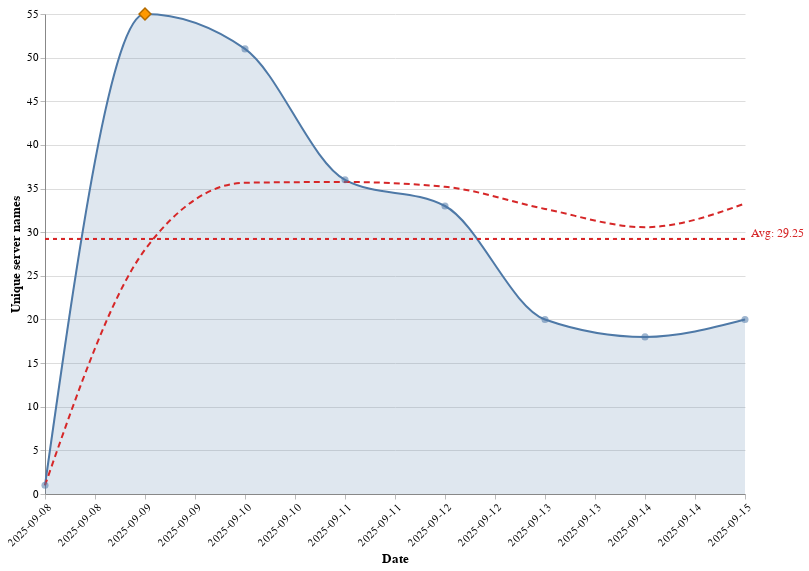

This figure's Vega-Lite source:
### Vega-Lite specification from a JSON file in a GitHub repository (floating-point values rounded to 4 significant figures)
{"$schema": "https://vega.github.io/schema/vega-lite/v5.json", "description": "Unique servers published per day (line + 7d moving average)", "background": "white", "width": 700, "height": 480, "data": {"values": [{"count": 1, "date": "2025-09-08"}, {"count": 55, "date": "2025-09-09"}, {"count": 51, "date": "2025-09-10"}, {"count": 36, "date": "2025-09-11"}, {"count": 33, "date": "2025-09-12"}, {"count": 20, "date": "2025-09-13"}, {"count": 18, "date": "2025-09-14"}, {"count": 20, "date": "2025-09-15"}]}, "transform": [{"window": [{"field": "count", "as": "ma7", "op": "mean"}], "frame": [-6, 0], "sort": [{"field": "date"}]}, {"joinaggregate": [{"field": "count", "as": "peakRow", "op": "argmax"}]}, {"sort": [{"field": "date"}], "window": [{"op": "row_number", "as": "rowNumber"}]}, {"joinaggregate": [{"field": "rowNumber", "as": "lastRow", "op": "max"}]}, {"as": "isLast", "calculate": "datum.rowNumber === datum.lastRow"}, {"as": "isPeak", "calculate": "datum.count === datum.peakRow.count ? true : false"}], "layer": [{"mark": {"interpolate": "monotone", "color": "#4e79a7", "type": "area", "opacity": 0.18}, "encoding": {"x": {"field": "date", "type": "temporal", "axis": {"title": "Date", "format": "%Y-%m-%d", "labelAngle": -45, "grid": false}}, "y": {"field": "count", "type": "quantitative", "axis": {"title": "Unique server names", "grid": true}}}}, {"mark": {"interpolate": "monotone", "strokeWidth": 2, "type": "line", "stroke": "#4e79a7"}, "encoding": {"x": {"field": "date", "type": "temporal"}, "y": {"field": "count", "type": "quantitative"}}}, {"mark": {"interpolate": "monotone", "strokeWidth": 2, "type": "line", "stroke": "#d62728", "strokeDash": [6, 4]}, "encoding": {"x": {"field": "date", "type": "temporal"}, "y": {"field": "ma7", "type": "quantitative"}}}, {"selection": {"hover": {"on": "mouseover", "type": "single", "empty": "none", "nearest": true}}, "encoding": {"tooltip": [{"field": "date", "type": "temporal", "title": "Date"}, {"field": "count", "type": "quantitative", "title": "Daily unique"}, {"field": "ma7", "type": "quantitative", "title": "7d avg"}], "y": {"field": "count", "type": "quantitative"}, "x": {"field": "date", "type": "temporal"}, "opacity": {"value": 0.55, "condition": {"value": 1, "selection": "hover"}}}, "mark": {"color": "#4e79a7", "filled": true, "type": "point", "size": 50}}, {"mark": {"strokeWidth": 1.5, "type": "point", "shape": "diamond", "filled": true, "stroke": "#b36b00", "size": 140, "color": "#ff9900"}, "encoding": {"tooltip": [{"field": "date", "type": "temporal", "title": "Peak date"}, {"field": "count", "type": "quantitative", "title": "Peak unique count"}], "y": {"field": "count", "type": "quantitative"}, "x": {"field": "date", "type": "temporal"}, "opacity": {"value": 0, "condition": {"test": "datum.isPeak == true", "value": 1}}}}, {"mark": {"strokeWidth": 1.5, "color": "#d62728", "type": "rule", "strokeDash": [4, 4]}, "encoding": {"y": {"datum": 29.25}}}, {"transform": [{"filter": "datum.isLast == true"}], "encoding": {"y": {"datum": 29.25}, "x": {"field": "date", "type": "temporal"}, "text": {"value": "Avg: 29.25"}}, "mark": {"type": "text", "dx": 6, "dy": -6, "color": "#d62728", "fontSize": 12, "align": "left"}}], "config": {"view": {"stroke": "transparent"}, "axis": {"domainColor": "#888", "labelFont": "Segoe UI", "tickColor": "#bbb", "labelFontSize": 11, "titleFont": "Segoe UI", "titleFontSize": 13}}}
